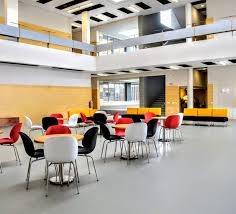
#> input picture week_2/img/sst-foyer.jpeg, 236 x 214 px
$ jupyter execute practice-5.ipynb
#> lines starting #> are read from the running program, lines starting #| are printed output that depends on the picture
[cell 1]
# Import the libraries
import cv2
import matplotlib.pyplot as plt
import numpy as np

# Load the image
image = cv2.imread('img/sst-foyer.jpeg')
#> image is the input picture: shape (214, 236, 3); mean B, G, R 152.5, 164.5, 174.6

# Plot the original image
plt.subplot(1, 2, 1)
plt.title("Original")
plt.imshow(image)

# Remove noise using a median filter
filtered_image = cv2.medianBlur(image, 15)
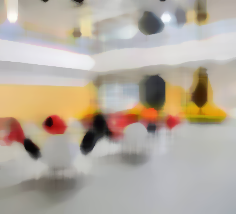
#> filtered_image: shape (214, 236, 3); mean B, G, R 157.9, 170.7, 181.2

# Save the image
cv2.imwrite('img/Median-Blur.jpeg', filtered_image)

# Plot the blurred image
plt.subplot(1, 2, 2)
plt.title("Median Blur")
plt.imshow(filtered_image)
plt.show()
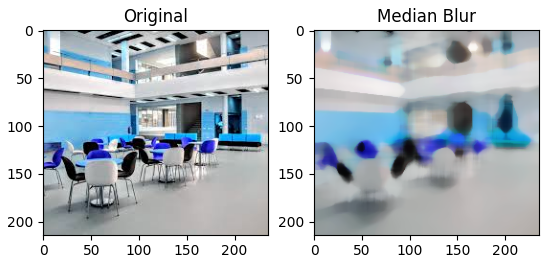
#> figure drawn by matplotlib, 2 panels; B, G, R data is drawn as R, G, B
